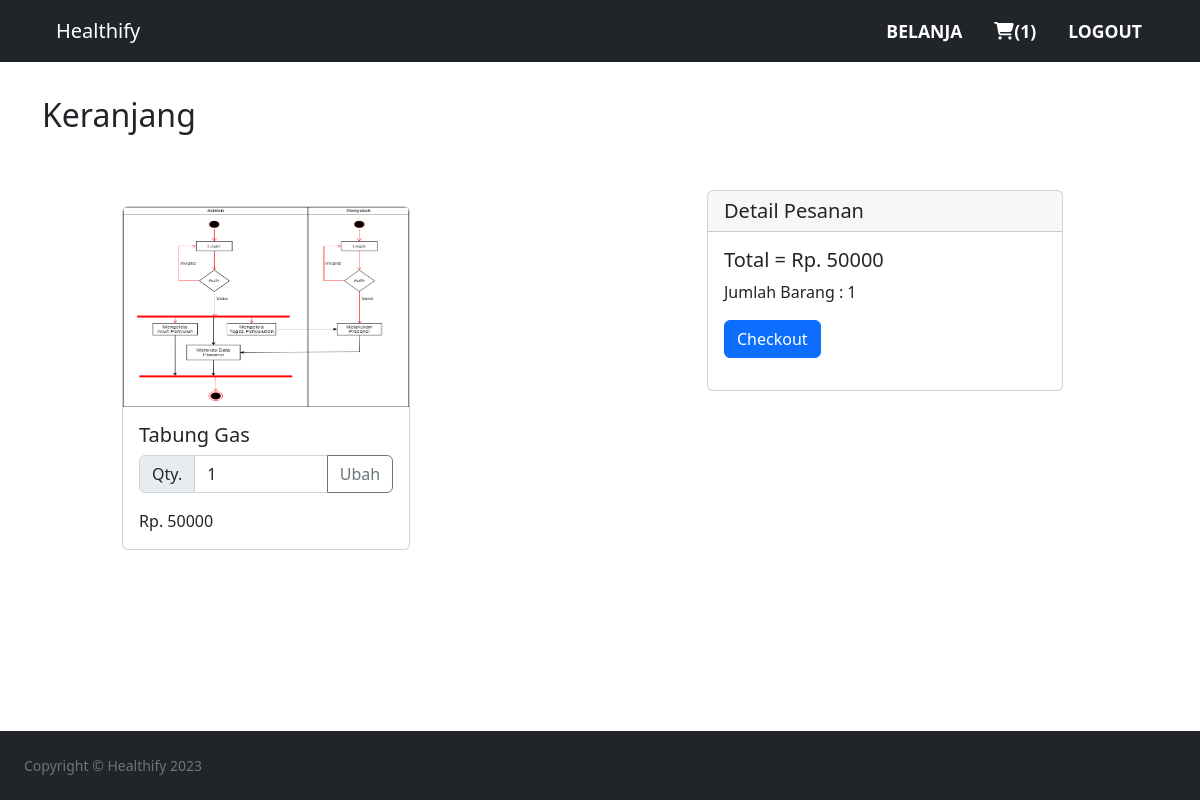
The page /cart.php (signed in) on the database as committed earlier.
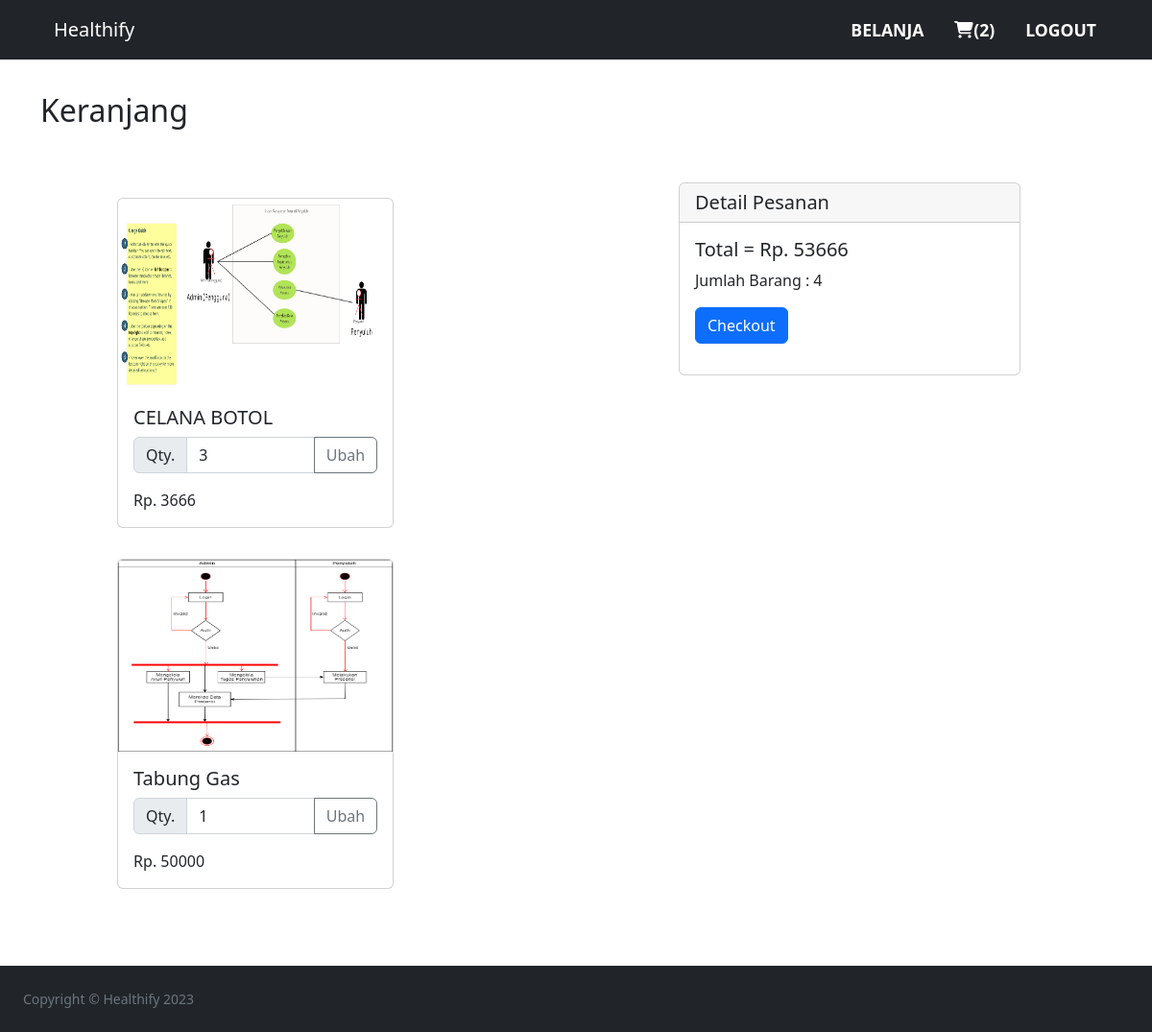
The same page on the database as committed later.
### tables this page shows
CREATE TABLE `cart` (
  `cart_id` int(11) NOT NULL,
  `customer_email` varchar(100) NOT NULL,
  `product_id` int(30) NOT NULL,
  `quantity` int(11) NOT NULL,
  `date_added` datetime NOT NULL DEFAULT current_timestamp() ON UPDATE current_timestamp()
);

CREATE TABLE `products` (
  `productID` int(11) NOT NULL,
  `productname` varchar(100) NOT NULL,
  `description` text NOT NULL,
  `price` int(11) NOT NULL,
  `category` varchar(100) NOT NULL,
  `product_image` varchar(100) NOT NULL
);

### cart.php (the view, shortened to what this page needs)
<?php include("includes/header.php"); ?>
<?php include("includes/navbar.php"); ?>
<div class="container py-5">
	<h2 class="h-auto py-5">Keranjang</h2>
	<?php
	$customeremail = mysqli_real_escape_string( $conn, $_SESSION[ 'email' ] );
	$query = "SELECT * FROM `cart` INNER JOIN `products` ON cart.product_id = products.productID AND cart.customer_email = '$customeremail' ORDER BY `date_added` DESC";
	$result = mysqli_query($conn, $query) or die(mysqli_error($conn));
	$qty =  mysqli_query($conn, "SELECT sum(quantity) as total FROM `cart` INNER JOIN `products` ON cart.product_id = products.productID AND cart.customer_email = '$customeremail' ORDER BY `date_added` DESC") or die(mysqli_error($conn));
	$data=mysqli_fetch_assoc($qty);
	?>
	<div class="row mb-3">
		<div class="col-7">
			<div class="container-grid">
					<?php
					$totalCost = 0;
					while ($row = mysqli_fetch_array($result)) {
						$totalCost = $totalCost + (int)$row['price']*(int)$row['quantity'];
					?>
						<div class="card m-3" style="width: 18rem;">
							<img src="<?php echo basename('uploads/') . "/" .  $row['product_image']; ?>" class="card-img-top" width="200" height="200">
							<div class="card-body">
								<h5 class="card-title"><?php echo $row['productname'] ?></h5>
								<form method="post" action="quantity.php?id=<?php echo $row['cart_id'] ?>">
								<div class="input-group mb-3">
									<span class="input-group-text">Qty.</span>
									<input type="number" name="quantity" value="<?php echo $row['quantity'] ?>" class="form-control" placeholder="Quantity" aria-describedby="button-addon2">
									<button class="btn btn-outline-secondary" type="submit" name="submit">Ubah</button>
								</div>
								</form>
								<p class="card-text"><?php echo "Rp. " . $row['price']*$row['quantity'] ?></p>
							</div>
						</div>
				<?php
					}
				?>
			</div>
		</div>
		<div class="col-4">
			<div class="card">
				<h5 class="card-header">Detail Pesanan</h5>
				<div class="card-body">
					<h5 class="card-title">Total = Rp.  <?php echo $totalCost ."</h5>"  ?>
					<p class="card-text">Jumlah Barang : <?php echo $data['total'] ."</p>" ?>
					<a href="checkout.php" class="btn btn-primary">Checkout</a></p>
				</div>
			</div>
		</div>
</div>
</div>
	<?php include("includes/footer.php"); ?>

### includes/navbar.php (shortened to what this page needs)
<?php
include('connections/localhost.php');
?>
<nav class="navbar fixed-top navbar-expand-lg navbar-dark bg-dark">
    <div class="container">
        <a class="navbar-brand" href="dashboard.php">Healthify</a>
        <div class="collapse navbar-collapse" id="navbarSupportedContent">
            <ul class="navbar-nav ms-auto mb-2 mb-lg-0 wow slideInRight">
                <li class="nav-item"><a class="nav-link active" href="categories.php">Belanja</a></li>
				<?php
					$email = mysqli_real_escape_string($conn,  $_SESSION['email']);
					$query = "SELECT COUNT(*) AS count FROM `cart` WHERE `customer_email`='$email'";
					$result = mysqli_query($conn, $query) or die(mysqli_error($conn));
					$cartCount = (int) mysqli_fetch_assoc($result)["count"];
				?>
				<li class="nav-item"><a class="nav-link active" href="cart.php"><div class="sb-nav-link-icon d-inline"><i class="fas fa-shopping-cart"></i></div>(<?= $cartCount ?>)</a></li>
                <li class="nav-item"><a class="nav-link active" href="logout.php">Logout</a></li>
			</ul>
        </div>
    </div>
</nav>

Rows that differ between the two databases and show on the page:
added cart: product.product_image (picture), product.productname "CELANA BOTOL", quantity "3", $row['price']*$row['quantity'] "3666"
Other text that changed with them:
$cartCount: "1" → "2"
$totalCost: "50000" → "53666"
$data['total']: "1" → "4"
